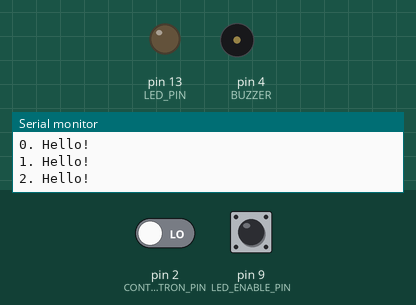
Simulated run of this sketch. Board: Arduino Uno, built with avr-gcc and run on an emulated ATmega328P. On the bench: output pins drawn as LEDs (lit = HIGH), buzzer (waves = sounding, pin HIGH), the last lines printed to the serial monitor. Dashed ring = blinking. The test bench sets the inputs (shaded band); at power-on: pin 2 (CONTACTRON_PIN) LOW, pin 9 (LED_ENABLE_PIN) HIGH. Sleep ends after the set time or at an interrupt.

Above: at 1.3 s.
1.4 s: pin 2 (CONTACTRON_PIN) driven HIGH
At 2.5 s:
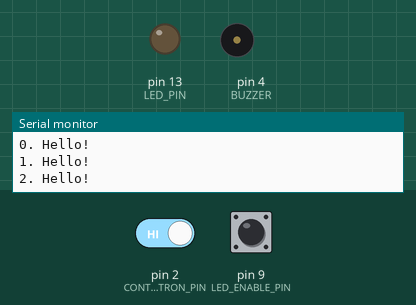
2.9 s: pin 2 (CONTACTRON_PIN) driven LOW
At 3.8 s:
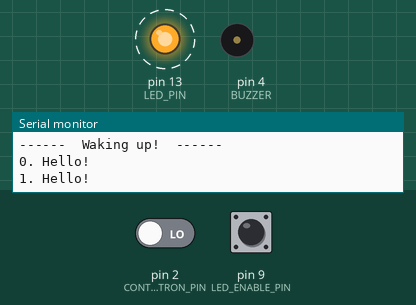
5.9 s: pin 9 (LED_ENABLE_PIN) pulled LOW for 3.2 s
At 34.1 s:
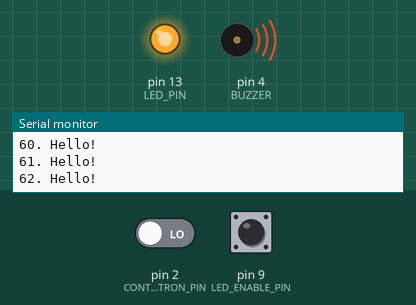
Timing chart, 0 to 34.4 s (numbered marks = the images above; inputs shaded):
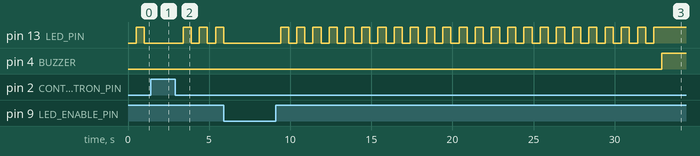

The sketch:

lodowka.ino
```cpp
#include <avr/interrupt.h>
#include <avr/power.h>
#include <avr/sleep.h>
#include <avr/io.h>


//INPUTS
#define CONTACTRON_PIN 2
#define LED_ENABLE_PIN 9


//OUTPUTS
#define BUZZER 4
#define LED_PIN 13

//OTHER
#define BUZZER_BEEP_ENABLE 10


//outputs
bool buzzer_beep = 0;
bool led_enable = 0;

volatile boolean flag;
byte buzzer_count = 0;
byte serial_counter = 0;
int voltage;

void setup()
{
  pinMode(LED_PIN, OUTPUT);
  pinMode(BUZZER, OUTPUT);
  pinMode(CONTACTRON_PIN, INPUT);
  pinMode(LED_ENABLE_PIN, INPUT_PULLUP);
  Serial.begin(9600);
  goToSleep();
}
void loop()
{
  led_enable = digitalRead(LED_ENABLE_PIN);

  if (serial_counter == 0)
  {
    Serial.println("------  Waking up!  ------");
  }

  if (serial_counter >= 60)
  {
    digitalWrite(BUZZER, 1);
    digitalWrite(LED_PIN, led_enable);
  }
  else
    digitalWrite(BUZZER, 0);

  if (serial_counter % 2 == 0 && serial_counter < 60)
    digitalWrite(LED_PIN, 0);
  else
    digitalWrite(LED_PIN, led_enable);

  doSomething();
  if (digitalRead(CONTACTRON_PIN) == 1)
  {
    serial_counter = 0;
    goToSleep();
  }
}
void setFlag()
{
  flag = true;
}

void goToSleep()
{
  digitalWrite(LED_PIN, 0);
  digitalWrite(BUZZER, 0);
  set_sleep_mode(SLEEP_MODE_PWR_DOWN);
  sleep_enable();
  attachInterrupt(0, setFlag, LOW); //pin D2
  sleep_mode();//uśpienie aż do podania sygnału niskiego
  sleep_disable();
  detachInterrupt(0);
}

void doSomething()
{
  //timerToBuzzer();
  Serial.print(serial_counter);
  Serial.println(". Hello!");

  if (digitalRead(CONTACTRON_PIN) == 0)
  {
    serial_counter++;
  }
  delay(500);
}

void timerToBuzzer()
{

  if (digitalRead(CONTACTRON_PIN) == 1)
  {
    buzzer_count++;
    printSerial();
  }

  else
  {
    buzzer_count = 0;
    printSerial();
  }
}

void beep()
{
  if (buzzer_count > BUZZER_BEEP_ENABLE)
  {
    buzzer_beep = !buzzer_beep;
  }
  else
  {
    buzzer_beep = 0;
  }
}

void printSerial()
{
  String toSerial = "";
  toSerial += serial_counter;
  toSerial += ". ";
  toSerial += "contactron: ";
  toSerial += digitalRead(CONTACTRON_PIN);
  toSerial += " buzzer: ";
  toSerial += buzzer_beep;
  toSerial += " count: ";
  toSerial += buzzer_count;
  Serial.println(toSerial);
  serial_counter++;
}
```

Measured:
- after the input at 1.4 s, pin 13 (LED_PIN): stays LOW (without the input it goes to HIGH after 0.10 s)
- after the input at 2.9 s, pin 13 (LED_PIN): alternates HIGH for 0.50 s and LOW for 0.50 s, starting after 0.50 s
